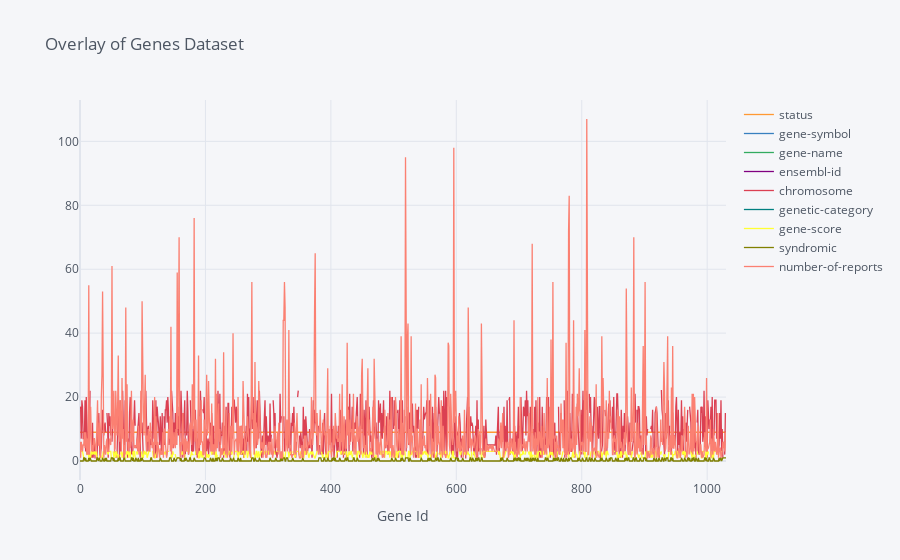

Notebook code for this chart:
### Code cell
genes.iplot(title = 'Overlay of Genes Dataset', xaxis_title='Gene Id',
                   )

### Figure 1 — Plotly figure (JSON) as saved in the notebook; plotly's stock layout.template omitted (floating-point values rounded to 4 significant figures; data arrays with more than 128 entries replaced by an {"elided": "..."} marker saying what was removed)
{"data": [{"line": {"color": "rgba(255, 153, 51, 1.0)", "dash": "solid", "shape": "linear", "width": 1.3}, "mode": "lines", "name": "status", "text": "", "type": "scatter", "x": {"elided": "1031 int values"}, "y": {"elided": "1031 int values"}}, {"line": {"color": "rgba(55, 128, 191, 1.0)", "dash": "solid", "shape": "linear", "width": 1.3}, "mode": "lines", "name": "gene-symbol", "text": "", "type": "scatter", "x": {"elided": "1031 int values"}, "y": {"elided": "1031 str values"}}, {"line": {"color": "rgba(50, 171, 96, 1.0)", "dash": "solid", "shape": "linear", "width": 1.3}, "mode": "lines", "name": "gene-name", "text": "", "type": "scatter", "x": {"elided": "1031 int values"}, "y": {"elided": "1031 str values"}}, {"line": {"color": "rgba(128, 0, 128, 1.0)", "dash": "solid", "shape": "linear", "width": 1.3}, "mode": "lines", "name": "ensembl-id", "text": "", "type": "scatter", "x": {"elided": "1031 int values"}, "y": {"elided": "1031 str values"}}, {"line": {"color": "rgba(219, 64, 82, 1.0)", "dash": "solid", "shape": "linear", "width": 1.3}, "mode": "lines", "name": "chromosome", "text": "", "type": "scatter", "x": {"elided": "1031 int values"}, "y": {"elided": "1031 str values"}}, {"line": {"color": "rgba(0, 128, 128, 1.0)", "dash": "solid", "shape": "linear", "width": 1.3}, "mode": "lines", "name": "genetic-category", "text": "", "type": "scatter", "x": {"elided": "1031 int values"}, "y": {"elided": "1031 str values"}}, {"line": {"color": "rgba(255, 255, 51, 1.0)", "dash": "solid", "shape": "linear", "width": 1.3}, "mode": "lines", "name": "gene-score", "text": "", "type": "scatter", "x": {"elided": "1031 int values"}, "y": {"elided": "1031 str values"}}, {"line": {"color": "rgba(128, 128, 0, 1.0)", "dash": "solid", "shape": "linear", "width": 1.3}, "mode": "lines", "name": "syndromic", "text": "", "type": "scatter", "x": {"elided": "1031 int values"}, "y": {"elided": "1031 int values"}}, {"line": {"color": "rgba(251, 128, 114, 1.0)", "dash": "solid", "shape": "linear", "width": 1.3}, "mode": "lines", "name": "number-of-reports", "text": "", "type": "scatter", "x": {"elided": "1031 int values"}, "y": {"elided": "1031 int values"}}], "layout": {"legend": {"bgcolor": "#F5F6F9", "font": {"color": "#4D5663"}}, "paper_bgcolor": "#F5F6F9", "plot_bgcolor": "#F5F6F9", "title": {"font": {"color": "#4D5663"}, "text": "Overlay of Genes Dataset"}, "xaxis": {"gridcolor": "#E1E5ED", "showgrid": true, "tickfont": {"color": "#4D5663"}, "title": {"font": {"color": "#4D5663"}, "text": "Gene Id"}, "zerolinecolor": "#E1E5ED"}, "yaxis": {"gridcolor": "#E1E5ED", "showgrid": true, "tickfont": {"color": "#4D5663"}, "title": {"font": {"color": "#4D5663"}, "text": ""}, "zerolinecolor": "#E1E5ED"}}}
